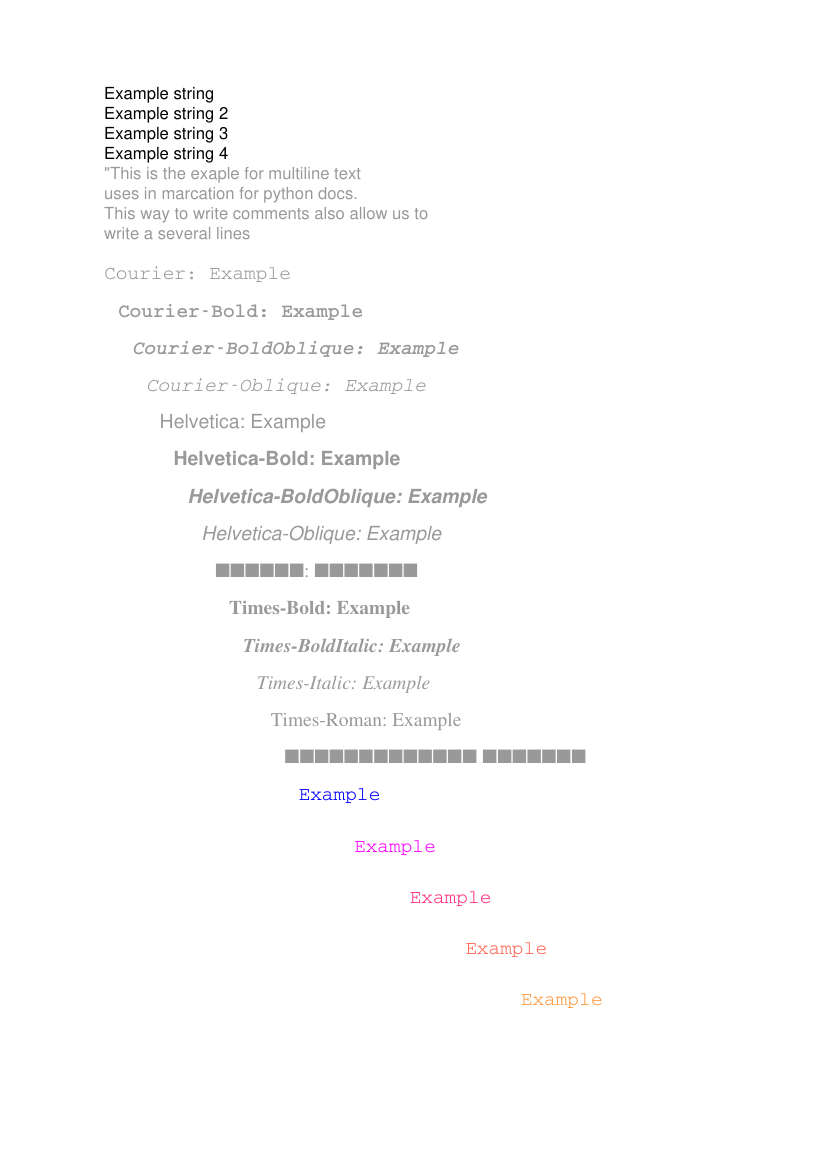

Write Python code to recreate this figure.
from reportlab.pdfgen import canvas
from reportlab.lib.pagesizes import A4

aux = canvas.Canvas("CanvasText.pdf", A4)

string1 = ["Example string", "Example string 2", "Example string 3", "Example string 4"]

text = aux.beginText()
text.setTextOrigin(75, 770)

text.setFont("Helvetica", 12)

for line in string1:
    text.textLine(line)

text.setFillGray(0.6)

continuous_text = """"This is the exaple for multiline text
uses in marcation for python docs.
This way to write comments also allow us to 
write a several lines"""

text.textLines(continuous_text)
text.textLine("")

for font in aux.getAvailableFonts():
    text.setFont(font, 14)
    text.textLine(font + ": Example")
    text.moveCursor(10, 10)

text.setFillColorRGB(0, 0, 1)
text.setFont("Courier", 14)

for i in range(5):
    text.textLine("Example")
    text.setFillColorRGB(1 + i, i / 5, 1 / (i + 1))
    text.setStrokeColorRGB(1 / ((i + 1) * 0.1), i / 2, 1 / (i + 1))
    text.moveCursor(40, 20)

aux.drawText(text)
aux.showPage()
aux.save()
